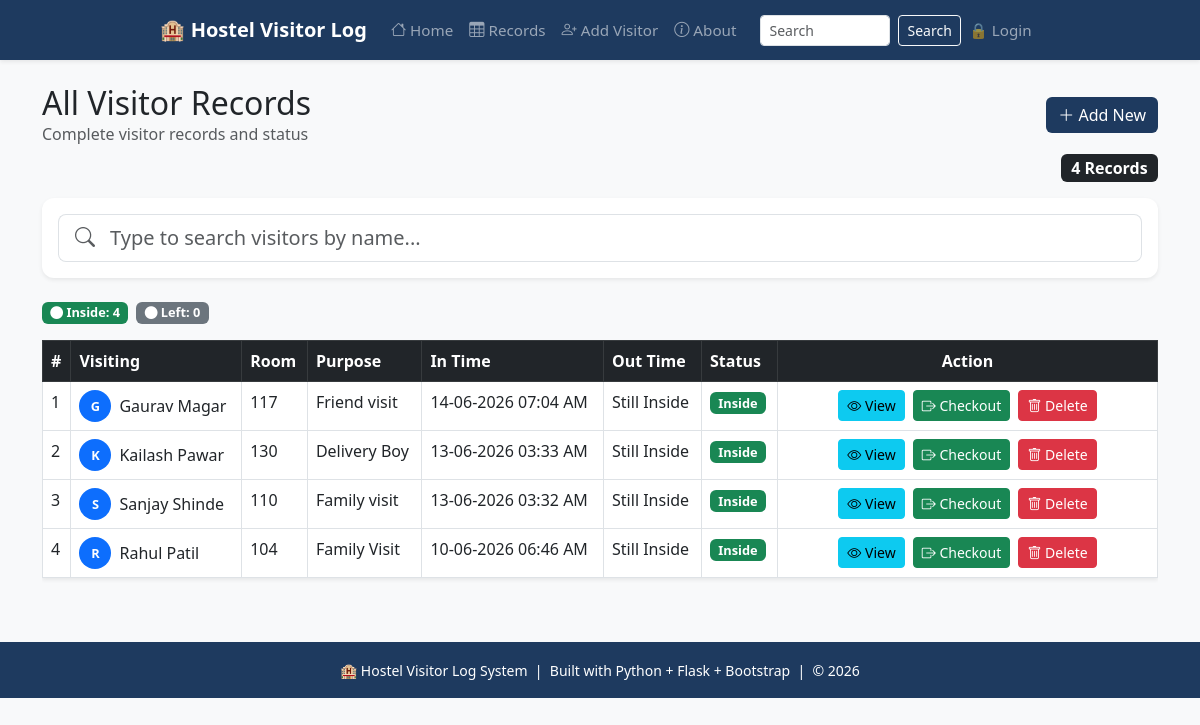
The app's page /records, older data.
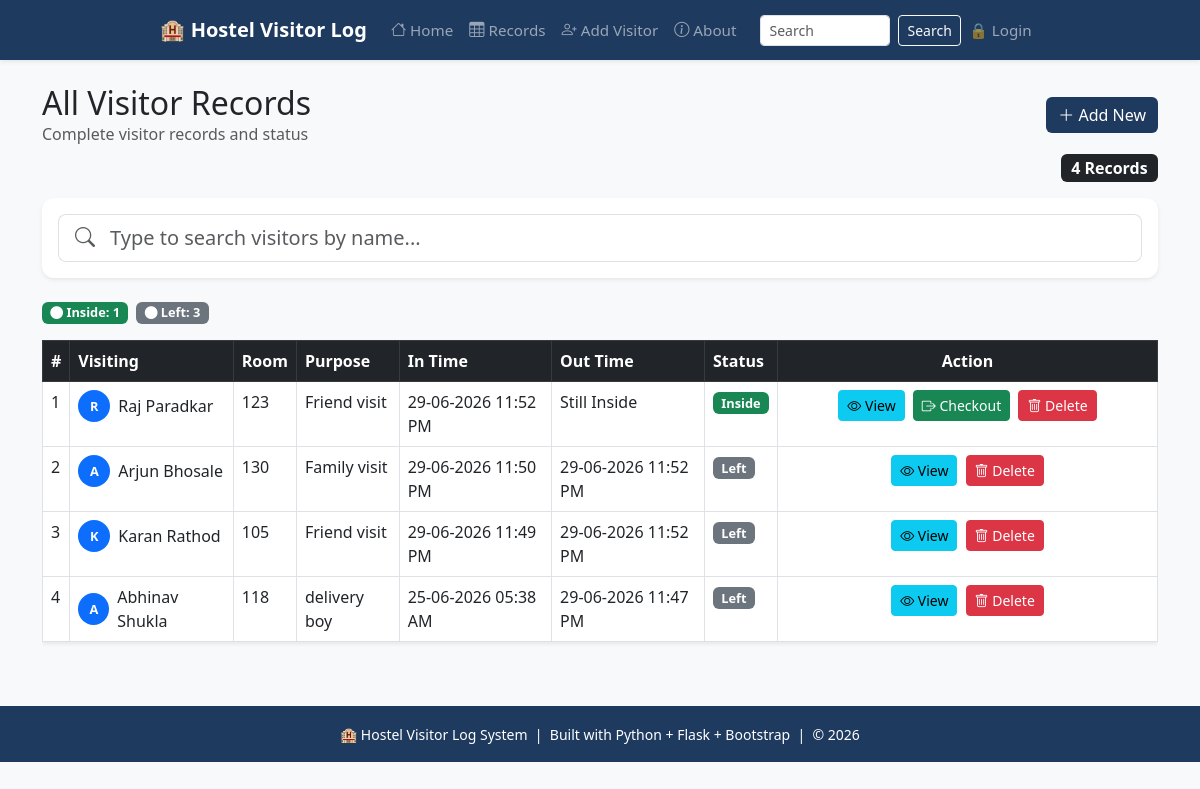
The same page, newer data.
### tables this page shows
CREATE TABLE visitors (
            id INTEGER PRIMARY KEY AUTOINCREMENT,
            visitor_name TEXT NOT NULL,
            student_name TEXT NOT NULL,
            room_number TEXT NOT NULL,
            purpose TEXT NOT NULL,
            in_time TEXT NOT NULL,
            out_time TEXT NOT NULL DEFAULT 'Still Inside',
            status TEXT DEFAULT 'Inside'
        );

### app.py (the view)
@app.route('/records')
def records():
    room = request.args.get('room')
    status = request.args.get('status')
    q = request.args.get('q')
    conn = get_db()
    query = "SELECT * FROM visitors WHERE 1=1"
    params = []
    if room:
        query += " AND room_number = ?"
        params.append(room)
    if status:
        query += " AND status = ?"
        params.append(status)
    if q:
        query += " AND visitor_name LIKE ?"
        params.append(f"%{q}%")
    query += " ORDER BY id DESC"
    visitors = conn.execute(query, params).fetchall()
    conn.close()
    return render_template('records.html', visitors=visitors)

### app.py (called while the page is built)
def get_db():
    conn = sqlite3.connect('database.db')
    conn.row_factory = sqlite3.Row
    return conn

@app.context_processor
def inject_user():
    return dict(current_user=session.get('username'))

### templates/records.html (shortened to what this page needs)
{% extends 'base.html' %}
{% block content %}
<div class="d-flex justify-content-between align-items-center mb-2">
    <div>
        <h2 class="mb-0">All Visitor Records</h2>
        <p class="text-muted mb-0">Complete visitor records and status</p>
    </div>
    <a href="{{ url_for('add_visitor') }}" class="btn btn-brand">
        <i class="bi bi-plus-lg"></i> Add New
    </a>
</div>
<div class="d-flex justify-content-end mb-3">
    <span class="badge bg-dark fs-6" id="recordBadge">0 Records</span>
</div>
<div class="card shadow-sm mb-4">
    <div class="card-body">
        <div class="input-group input-group-lg">
            <span class="input-group-text bg-white border-end-0">
                <i class="bi bi-search text-muted"></i>
            </span>
            <input type="text" id="recordSearch" class="form-control border-start-0 ps-0"
                   placeholder="Type to search visitors by name...">
        </div>
    </div>
</div>
<div class="d-flex gap-2 mb-3" id="statusBadges">
</div>
<div class="table-responsive">
    <table class="table table-hover table-bordered shadow-sm">
        <thead class="table-dark">
            <tr>
                <th>#</th>
                <th>Visiting</th>
                <th>Room</th>
                <th>Purpose</th>
                <th>In Time</th>
                <th>Out Time</th>
                <th>Status</th>
                <th width="380px" class="text-center">Action</th>
            </tr>
        </thead>
        <tbody id="tableBody">
            {% for visitor in visitors %}
            <tr data-status="{{ visitor.status }}">
                <td>{{ loop.index }}</td>
                <td class="visitor-name">
                    <div class="d-flex align-items-center">
                        <span class="badge rounded-circle bg-primary me-2" style="width:32px;height:32px;line-height:24px;">
                            {{ visitor.visitor_name[0] }}
                        </span>
                        {{ visitor.visitor_name }}
                    </div>
                </td>
                <td>{{ visitor.room_number }}</td>
                <td>{{ visitor.purpose }}</td>
                <td>{{ visitor.in_time }}</td>
                <td>{{ visitor.out_time or 'Still Inside' }}</td>
                <td>
                    <span class="badge {% if visitor.status == 'Inside' %}bg-success{% else %}bg-secondary{% endif %}">
                        {{ visitor.status }}
                    </span>
                </td>
                <td class="text-center" style="white-space: nowrap;">
                    <a href="{{ url_for('details', id=visitor.id) }}"
                       class="btn btn-sm btn-info me-1">
                        <i class="bi bi-eye"></i> View
                    </a>
                    {% if visitor.status == 'Inside' %}
                    <form action="{{ url_for('checkout_visitor', id=visitor.id) }}" method="POST" style="display:inline;">
                        <button type="submit" class="btn btn-sm btn-success me-1"
                                onclick="return confirm('Checkout {{ visitor.visitor_name }}?')">
                            <i class="bi bi-box-arrow-right"></i> Checkout
                        </button>
                    </form>
                    {% endif %}
                    <form action="{{ url_for('delete_visitor', id=visitor.id) }}" method="POST" style="display:inline;">
                        <button type="submit" class="btn btn-sm btn-danger"
                                onclick="return confirm('Delete {{ visitor.visitor_name }}? This cannot be undone.')">
                            <i class="bi bi-trash"></i> Delete
                        </button>
                    </form>
                </td>
            </tr>
            {% endfor %}
        </tbody>
    </table>
</div>
{% endblock %}

Row changes from the older to the newer data that the page shows:
removed visitors: visitor_name "G", visitor_name "Gaurav Magar", room_number "117", purpose "Friend visit", in_time "14-06-2026 07:04 AM", out_time "Still Inside", status "Inside"
removed visitors: visitor_name "K", visitor_name "Kailash Pawar", room_number "130", purpose "Delivery Boy", in_time "13-06-2026 03:33 AM", out_time "Still Inside", status "Inside"
removed visitors: visitor_name "S", visitor_name "Sanjay Shinde", room_number "110", purpose "Family visit", in_time "13-06-2026 03:32 AM", out_time "Still Inside", status "Inside"
removed visitors: visitor_name "R", visitor_name "Rahul Patil", room_number "104", purpose "Family Visit", in_time "10-06-2026 06:46 AM", out_time "Still Inside", status "Inside"
added visitors: visitor_name "R", visitor_name "Raj Paradkar", room_number "123", purpose "Friend visit", in_time "29-06-2026 11:52 PM", out_time "Still Inside", status "Inside"
added visitors: visitor_name "A", visitor_name "Arjun Bhosale", room_number "130", purpose "Family visit", in_time "29-06-2026 11:50 PM", out_time "29-06-2026 11:52 PM", status "Left"
added visitors: visitor_name "K", visitor_name "Karan Rathod", room_number "105", purpose "Friend visit", in_time "29-06-2026 11:49 PM", out_time "29-06-2026 11:52 PM", status "Left"
added visitors: visitor_name "A", visitor_name "Abhinav Shukla", room_number "118", purpose "delivery boy", in_time "25-06-2026 05:38 AM", out_time "29-06-2026 11:47 PM", status "Left"
Text that changed along with them:
text written by a page script: "Inside: 4 Left: 0" → "Inside: 1 Left: 3"
